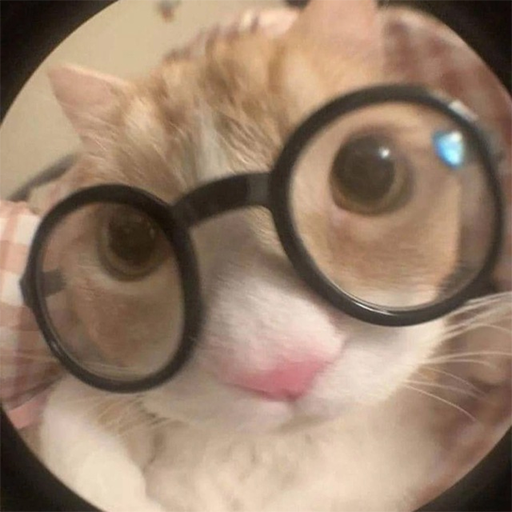
//> input picture cat.png, 512 x 512 px
$ ./noi_est   (built with g++ and OpenCV 4)
//> lines starting //> are read from the running program, lines starting //| are printed output that depends on the picture; after the words box and inside, x2 and y2 are one past the last pixel; in counts of white or black regions, pixels touching at a corner belong together
#include <iostream>
#include <vector>
#include <opencv2/opencv.hpp>

class NoiEst{
private:
  cv::Mat image_32f_;
  int amount_;
  std::vector<cv::Mat> ensemble_;

  float thresh_ = 0.5;
  float max_val_ = 1.0;

  cv::Mat ens_mean_;
  cv::Mat noise_map_;
  cv::Mat noise_hist_;
  cv::Mat noise_;
  cv::Mat roi_;
  cv::Mat n_low_;
  cv::Mat n_high_;
  cv::Mat m_low_;
  cv::Mat m_high_;
  cv::Mat rn_low_;
  cv::Mat rn_high_;
  cv::Mat rm_low_;
  cv::Mat rm_high_;
  cv::Mat r_low_;
  cv::Mat r_high_;
  cv::Mat nps_low_;
  cv::Mat nps_high_;
  cv::Mat nps_low_r_;
  cv::Mat nps_high_r_;

public:
  NoiEst(cv::Mat image_32f, std::vector<cv::Mat> ensemble, int amount);
  ~NoiEst();

  cv::Mat mat2gray(const cv::Mat& image);
  void EnsembleMean();
  void CreateNoiseMap();
  void ImageNoise();
  cv::Mat RoundRoi(const cv::Mat& image_32f);
  void OrigRoi();
  void NoiseHist();
  void LowNoiseMask();
  void HighNoiseMask();
  void LowNoise();
  void HighNoise();

  const cv::Mat CrossCorrelation(const cv::Mat& image1, const cv::Mat& image2);
  void LowNoiseCorrelation();
  void LowMaskCorrelation();
  void HighNoiseCorrelation();
  void HighMaskCorrelation();

  const cv::Mat AutoCorrelation(const cv::Mat& noise, const cv::Mat& mask);
  void LowCorrelation();
  void HighCorrelation();

  const cv::Mat Dft(const cv::Mat& image_32f);
  void LowDft();
  void HighDft();

  const cv::Mat RadialPlot(const cv::Mat& image);
  void LowNps();
  void HighNps();

  const void Calculate();

  const void Show(const cv::Mat& image, const std::string& name);
  const void Save(const cv::Mat& image, const std::string& name);

  const void DefaultSave();
};

NoiEst::NoiEst(cv::Mat image_32f, std::vector<cv::Mat> ensemble, int amount) {
  image_32f_ = image_32f;
  ensemble_ = ensemble;
  amount_ = amount;
}

NoiEst::~NoiEst() {
  ens_mean_.release();
  noise_map_.release();
  noise_hist_.release();
  noise_.release();
  roi_.release();
  n_low_.release();
  n_high_.release();
  m_low_.release();
  m_high_.release();
  rn_low_.release();
  rn_high_.release();
  rm_low_.release();
  rm_high_.release();
  r_low_.release();
  r_high_.release();
  nps_low_.release();
  nps_high_.release();
  nps_low_r_.release();
  nps_high_r_.release();
}

void NoiEst::EnsembleMean() {
  cv::Mat ensemble_sum = cv::Mat::zeros(image_32f_.size(), CV_32FC1);
  cv::Mat ensemble_mean = cv::Mat::zeros(image_32f_.size(), CV_32FC1);

  for (int i = 1; i < amount_; i += 1) {
    cv::Mat img_32f;
    ensemble_[i].convertTo(img_32f, CV_32FC1);
    ensemble_sum += img_32f;
  }

  ensemble_mean = ensemble_sum.clone();

  ensemble_mean /= (amount_ - 1);

  ens_mean_ = ensemble_mean;
}

cv::Mat NoiEst::mat2gray(const cv::Mat& image) {
  cv::Mat dst = image.clone();
  normalize(image, dst, 0.0, 1.0, cv::NORM_MINMAX);
  return dst;
}

void NoiEst::CreateNoiseMap() {
  cv::Mat sum = cv::Mat::zeros(ens_mean_.size(), ens_mean_.type());

  for (int i = 1; i < ensemble_.size(); i += 1) {
    cv::Mat square = cv::Mat::zeros(ens_mean_.size(), ens_mean_.type());
    cv::multiply((ensemble_[i] - ens_mean_), (ensemble_[i] - ens_mean_), square);
    sum += square;
  }

  cv::Mat divided = cv::Mat::zeros(ens_mean_.size(), ens_mean_.type());
  cv::divide(sum, ensemble_.size() - 2, divided);

  cv::Mat sigma;
  cv::sqrt(divided, sigma);

  noise_map_ = mat2gray(sigma);
}

void NoiEst::NoiseHist() {
  cv::Mat image_8bit;

  cv::Mat scaled_image;
  cv::normalize(noise_map_, scaled_image, 0, 255, cv::NORM_MINMAX, CV_8UC1);
  scaled_image.convertTo(image_8bit, CV_8UC1);

  int hist_size = 256;
  float range[] = { 0, 256};
  const float* hist_range = { range };
  bool uniform = true, accumulate = false;

  cv::Mat hist;
  cv::calcHist(&image_8bit, 1, 0, cv::Mat(), hist, 1, &hist_size, &hist_range, uniform, accumulate);

  int hist_w = 400;
  int hist_h = 255;
  int bin_w = cvRound((double)hist_w / hist_size);

  cv::Mat hist_img(hist_h, hist_w, CV_8UC1, cv::Scalar(0, 0, 0));

  normalize(hist, hist, 0, hist_img.rows, cv::NORM_MINMAX);

  for (int i = 1; i < hist_size; i += 1) {
    cv::line(hist_img, cv::Point(bin_w * (i - 1), hist_h - cvRound(hist.at<float>(i - 1))),
      cv::Point(bin_w * (i), hist_h - cvRound(hist.at<float>(i))),
      cv::Scalar(255, 0, 0), 2, 8, 0);
  }

  noise_hist_ = hist_img;
}

void NoiEst::ImageNoise() {
  cv::Mat noise = cv::Mat::zeros(image_32f_.size(), CV_8U);
  cv::Mat img_8bit, ens_8bit, noise_8bit;

  image_32f_.convertTo(img_8bit, CV_8U);
  ens_mean_.convertTo(ens_8bit, CV_8U);

  cv::subtract(img_8bit, ens_8bit, noise_8bit);
  noise_8bit.convertTo(noise, CV_32FC1);

  noise_ = noise;
}

cv::Mat NoiEst::RoundRoi(const cv::Mat& image_32f) {
  cv::Mat image;
  image_32f.convertTo(image, CV_8U);
  cv::Mat out_circle = cv::Mat::zeros(image.size(), image.type());
  cv::Mat in_circle = cv::Mat::zeros(image.size(), image.type());
  cv::Mat mask = cv::Mat::zeros(image.size(), image.type());

  cv::Mat roi_img_8bit = cv::Mat::zeros(image.size(), image.type());
  cv::Mat roi_img = cv::Mat::zeros(image_32f_.size(), image_32f_.type());

  double r_out = 60;
  double r_in = 10;

  cv::circle(out_circle, cv::Point(mask.cols / 2, mask.rows / 2), r_out, (255, 255, 255), cv::FILLED);
  cv::circle(in_circle, cv::Point(mask.cols / 2, mask.rows / 2), r_in, (255, 255, 255), cv::FILLED);

  cv::subtract(out_circle, in_circle, mask);

  image.copyTo(roi_img_8bit, mask);
  roi_img_8bit.convertTo(roi_img, CV_32FC1);

  return roi_img;
}

void NoiEst::OrigRoi() {
  roi_ = RoundRoi(noise_);
}

void NoiEst::LowNoiseMask() {
  cv::Mat thresh_mask_low;
  cv::Mat mask_low;
  cv::threshold(noise_map_, thresh_mask_low, thresh_, max_val_, cv::THRESH_BINARY_INV);

  mask_low = RoundRoi(thresh_mask_low);
  m_low_ = mask_low;
}

void NoiEst::HighNoiseMask() {
  cv::Mat thresh_mask_high;
  cv::Mat mask_high;
  cv::threshold(noise_map_, thresh_mask_high, thresh_, max_val_, cv::THRESH_BINARY);

  mask_high = RoundRoi(thresh_mask_high);
  m_high_ = mask_high;
}

void NoiEst::LowNoise() {
  cv::Mat thresh_mask_low;
  cv::threshold(noise_map_, thresh_mask_low, thresh_, max_val_, cv::THRESH_BINARY_INV);

  cv::Mat n_low = cv::Mat::zeros(image_32f_.size(), CV_32FC1);
  cv::multiply(roi_, thresh_mask_low, n_low);

  n_low_ = n_low;
}

void NoiEst::HighNoise() {
  cv::Mat thresh_mask_high;
  cv::threshold(noise_map_, thresh_mask_high, thresh_, max_val_, cv::THRESH_BINARY);

  cv::Mat n_high = cv::Mat::zeros(image_32f_.size(), CV_32FC1);
  cv::multiply(roi_, thresh_mask_high, n_high);

  n_high_ = n_high;
}

const cv::Mat NoiEst::CrossCorrelation(const cv::Mat& image1, const cv::Mat& image2) {
  CV_Assert(image1.size() == image2.size());

  cv::Mat result(image1.size(), CV_32FC1, cv::Scalar(0));

  cv::Mat kernel;
  cv::flip(image2, kernel, -1);

  cv::filter2D(image1, result, -1, kernel, cv::Point(-1, -1), 0, cv::BORDER_CONSTANT);

  return result;
}

void NoiEst::LowNoiseCorrelation() {
  rn_low_ = CrossCorrelation(n_low_, noise_);
}

void NoiEst::HighNoiseCorrelation() {
  rn_high_ = CrossCorrelation(n_high_, noise_);
}

void NoiEst::LowMaskCorrelation() {
  rm_low_ = CrossCorrelation(m_low_, m_low_);
}

void NoiEst::HighMaskCorrelation() {
  rm_high_ = CrossCorrelation(m_high_, m_high_);
}

const cv::Mat NoiEst::AutoCorrelation(const cv::Mat& noise, const cv::Mat& mask) {
  cv::Mat scaled_rn;
  cv::normalize(noise, scaled_rn, 0, 255, cv::NORM_MINMAX, CV_8UC1);

  cv::Mat scaled_rm;
  cv::normalize(mask, scaled_rm, 0, 255, cv::NORM_MINMAX, CV_8UC1);

  cv::Mat autocorr = scaled_rn;
  autocorr /= scaled_rm;

  return autocorr;
}

void NoiEst::LowCorrelation() {
  r_low_ = AutoCorrelation(rn_low_, rm_low_);
}

void NoiEst::HighCorrelation() {
  r_high_ = AutoCorrelation(rn_high_, rm_high_);
}

const cv::Mat NoiEst::Dft(const cv::Mat& image_32f) {
  cv::Mat norm_image_32f;
  cv::Mat image;
  norm_image_32f = mat2gray(image_32f);
  norm_image_32f.convertTo(image, CV_8UC1);
  cv::Size dft_size;

  dft_size.width = cv::getOptimalDFTSize(image.cols);
  dft_size.height = cv::getOptimalDFTSize(image.rows);

  cv::Mat padded;
  copyMakeBorder(image, padded, 0, dft_size.height - image.rows, 0, dft_size.width - image.cols, cv::BORDER_CONSTANT, cv::Scalar::all(0));

  cv::Mat planes[] = { cv::Mat_<float>(padded), cv::Mat::zeros(padded.size(), CV_32F) };
  cv::Mat complex_img;
  cv::merge(planes, 2, complex_img);

  cv::dft(complex_img, complex_img);
  cv::split(complex_img, planes);
  cv::magnitude(planes[0], planes[1], planes[0]);
  cv::Mat mag_img = planes[0];

  mag_img += cv::Scalar::all(1);
  cv::log(mag_img, mag_img);

  mag_img = mag_img(cv::Rect(0, 0, mag_img.cols & -2, mag_img.rows & -2));

  int cx = mag_img.cols / 2;
  int cy = mag_img.rows / 2;
  cv::Mat q0(mag_img, cv::Rect(0, 0, cx, cy));
  cv::Mat q1(mag_img, cv::Rect(cx, 0, cx, cy));
  cv::Mat q2(mag_img, cv::Rect(0, cy, cx, cy));
  cv::Mat q3(mag_img, cv::Rect(cx, cy, cx, cy));

  cv::Mat tmp;
  q0.copyTo(tmp);
  q3.copyTo(q0);
  tmp.copyTo(q3);

  q1.copyTo(tmp);
  q2.copyTo(q1);
  tmp.copyTo(q2);

  cv::normalize(mag_img, mag_img, 0, 1, cv::NORM_MINMAX);
  cv::Mat roi_mag = RoundRoi(mag_img);
  return mag_img;
}

void NoiEst::LowDft() {
  nps_low_ = Dft(r_low_);
}

void NoiEst::HighDft() {
  nps_high_ = Dft(r_high_);
}

const cv::Mat NoiEst::RadialPlot(const cv::Mat& image) {
  cv::Mat nps_hist = cv::Mat::zeros(1, image.cols, CV_32FC1);
  int width = image.cols;
  int height = image.rows;

  int x_center = width / 2;
  int y_center = height / 2;

  cv::Mat nps = nps_hist;

  for (int x = 0; x < height; x += 1) {
    for (int y = 0; y < width; y += 1) {
      int r = std::sqrt(std::abs(x_center - x) * std::abs(x_center - x) + std::abs(y_center - y) * std::abs(y_center - y));
      float nps_val = image.at<float>(cv::Point(x, y));
      nps.at<float>(r) += nps_val;
    }
  }

  int hist_w = 400;
  int hist_h = 255;
  int hist_size = image.cols / 2;
  int bin_w = cvRound((float)hist_w / hist_size);

  normalize(nps, nps, 0, 255, cv::NORM_MINMAX);
  cv::Mat nps_hist_img(hist_h, hist_w, CV_8UC1, cv::Scalar(0, 0, 0));

  for (int i = 1; i < hist_size; i += 1) {
    cv::line(nps_hist_img, cv::Point(bin_w * (i - 1), hist_h - cvRound(nps.at<float>(i - 1))),
      cv::Point(bin_w * (i), hist_h - cvRound(nps.at<float>(i))),
      cv::Scalar(255, 0, 0), 2, 8, 0);
  }

  return nps_hist_img;
}

void NoiEst::LowNps() {
  nps_low_r_ = RadialPlot(nps_low_);
}

void NoiEst::HighNps() {
  nps_high_r_ = RadialPlot(nps_high_);
}

const void NoiEst::Calculate() {
  EnsembleMean();
  CreateNoiseMap();
  ImageNoise();
  OrigRoi();
  NoiseHist();
  LowNoiseMask();
  HighNoiseMask();
  LowNoise();
  HighNoise();

  LowNoiseCorrelation();
  LowMaskCorrelation();
  HighNoiseCorrelation();
  HighMaskCorrelation();

  LowCorrelation();
  HighCorrelation();

  LowDft();
  HighDft();

  LowNps();
  HighNps();
}

const void NoiEst::Show(const cv::Mat& image, const std::string& name) {
  cv::Mat scaled_image;
  cv::normalize(image, scaled_image, 0, 255, cv::NORM_MINMAX, CV_8UC1);

  cv::Mat output_image;
  scaled_image.convertTo(output_image, CV_8UC1);

  cv::imshow(name, output_image);
}

const void NoiEst::Save(const cv::Mat& image, const std::string& name) {
  cv::Mat scaled_image;
  cv::normalize(image, scaled_image, 0, 255, cv::NORM_MINMAX, CV_8UC1);

  cv::Mat output_image;
  scaled_image.convertTo(output_image, CV_8UC1);

  std::string file_name = name + ".png";

  cv::imwrite(file_name, output_image);
}

const void NoiEst::DefaultSave() {
  Save(image_32f_, "source_img");
  Save(noise_hist_, "noise_hist");
  Save(noise_map_, "noise_map");
  Save(ens_mean_, "ens_mean");
  Save(noise_, "noise");
  Save(roi_, "roi");
  Save(n_low_, "n'_low");
  Save(n_high_, "n'_high");
  Save(rn_low_, "rn_low");
  Save(rn_high_, "rn_high");
  Save(m_low_, "m_low");
  Save(m_high_, "m_high");
  Save(rm_low_, "rm_low");
  Save(rm_high_, "rm_high");
  Save(r_low_, "r_low");
  Save(r_high_, "r_high");
  Save(nps_low_, "nps_low");
  Save(nps_high_, "nps_high");
  Save(nps_low_r_, "nps_low_r");
  Save(nps_high_r_, "nps_high_r");
}

cv::Mat AddRandomNoise(cv::Mat image, float noise_intensity) {
  cv::Mat noise(image.size(), image.type());
  cv::randn(noise, noise_intensity, 2 * noise_intensity);

  image += noise;
  return image;
}

std::vector<cv::Mat> CreateEnsemble(const cv::Mat& image, const int& amount) {
  std::vector<cv::Mat> noisy_images;

  float intense = 50.0;

  for (int i = 0; i < amount; i += 1) {
    cv::Mat noisy_image = cv::Mat::zeros(image.size(), CV_32FC1);
    image.copyTo(noisy_image);

    noisy_image = AddRandomNoise(noisy_image, intense);
    noisy_images.push_back(noisy_image);
  }

  return noisy_images;
};

int main() {
  cv::Mat image = cv::imread("cat.png", cv::IMREAD_GRAYSCALE);
//> image: 512 rows x 512 cols, CV_8UC1; min 8, max 243, mean 132.5
  cv::Mat image_32f = cv::Mat::zeros(image.size(), CV_32FC1);
  image.convertTo(image_32f, CV_32FC1);

  const int amount = 21;
  std::vector<cv::Mat> ensemble = std::move(CreateEnsemble(image_32f, amount));
  image_32f = ensemble[0];

  NoiEst alg = NoiEst(image_32f, ensemble, amount);
  alg.Calculate();
//> after the loop in EnsembleMean, `for (int i = 1; i < amount_; i += 1)`:
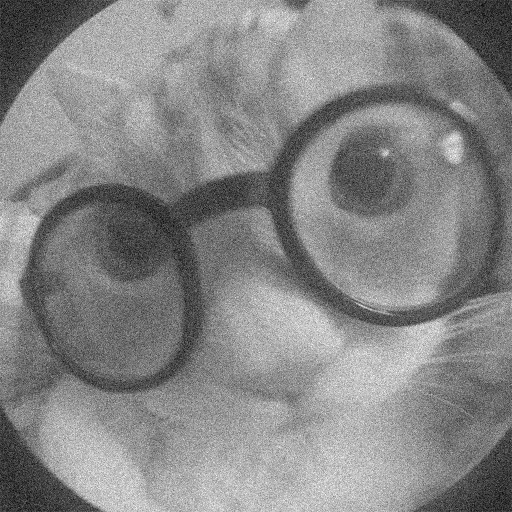
//> ensemble_sum: 512 rows x 512 cols, CV_32FC1; min -208.9, max 7112.6, mean 3650.5; drawn with min black and max white
//> the loop in CreateNoiseMap, `for (int i = 1; i < ensemble_.size(); i += 1)` made 20 passes
//> after the loop in CreateNoiseMap, `for (int i = 1; i < ensemble_.size(); i += 1)`:
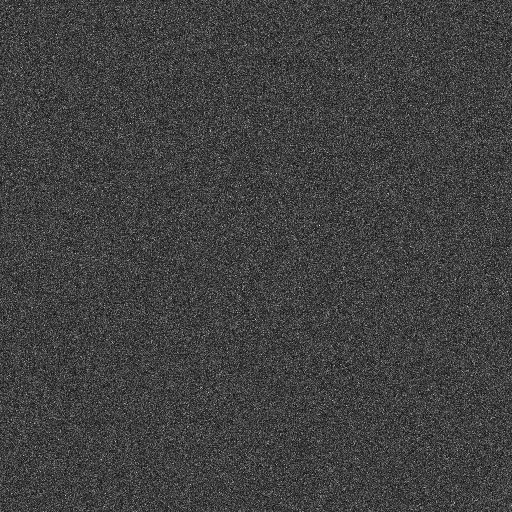
//> sum: 512 rows x 512 cols, CV_32FC1; min 25832.3, max 669740.6, mean 189902.2; drawn with min black and max white
//> in RoundRoi, `cv::circle(out_circle, cv::Point(mask.cols / 2, mask.rows / 2), r_out,..`:
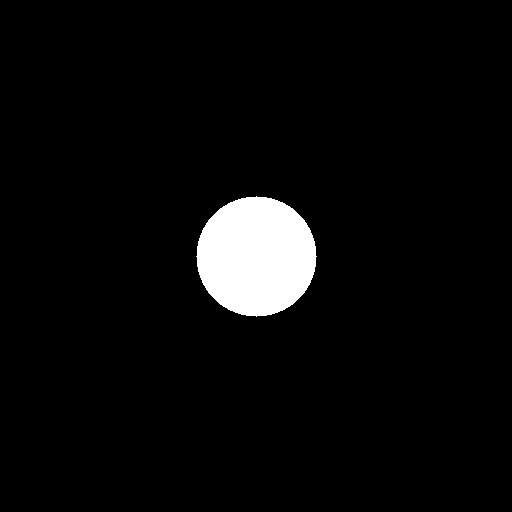
//> out_circle: 512 rows x 512 cols, CV_8UC1; 4.3% white; 1 white region, box (x1, y1, x2, y2) and area: (196, 196, 317, 317) 11289
//> in RoundRoi, `cv::circle(in_circle, cv::Point(mask.cols / 2, mask.rows / 2), r_in, (..`: in_circle: 512 rows x 512 cols, CV_8UC1; 0.12% white; 1 white region, box (x1, y1, x2, y2) and area: (246, 246, 267, 267) 317
//> after the loop in NoiseHist, `for (int i = 1; i < hist_size; i += 1)`:
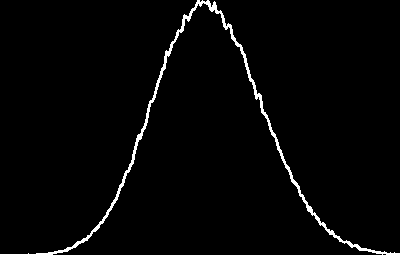
//> hist_img: 255 rows x 400 cols, CV_8UC1; 2.1% white; 1 white region, box (x1, y1, x2, y2) and area: (0, 0, 400, 255) 2139
//> in RoundRoi (call 2), `image_32f.convertTo(image, CV_8U);`:
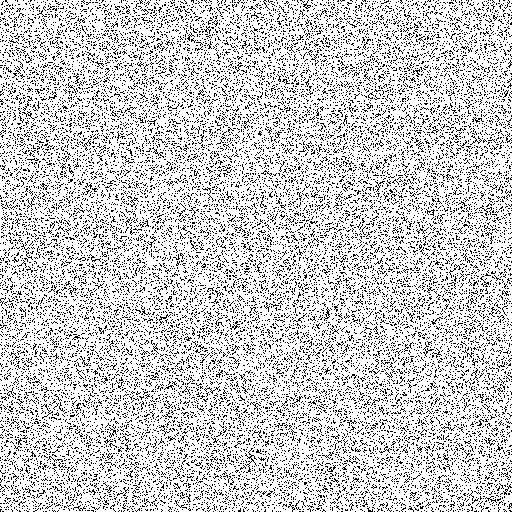
//> image: 512 rows x 512 cols, CV_8UC1; values 0 (black) and 1 (white), 80.3% white; black in thin lines or dots
//> in RoundRoi (call 2), `image.copyTo(roi_img_8bit, mask);`: roi_img_8bit: 512 rows x 512 cols, CV_8UC1; values 0 (black) and 1 (white), 3.3% white; 1 white region, box (x1, y1, x2, y2) and area: (196, 196, 317, 317) 8779
//> in RoundRoi (call 3), `image_32f.convertTo(image, CV_8U);`: image: 512 rows x 512 cols, CV_8UC1; values 0 (black) and 1 (white), 19.7% white in thin lines or dots
//> in RoundRoi (call 3), `image.copyTo(roi_img_8bit, mask);`: roi_img_8bit: 512 rows x 512 cols, CV_8UC1; values 0 (black) and 1 (white), 0.84% white in thin lines or dots, all inside (x1, y1, x2, y2) = (197, 197, 316, 316)
//> in CrossCorrelation (call 2), `cv::flip(image2, kernel, -1);`: kernel: 512 rows x 512 cols, CV_32FC1; values 0 (black) and 1 (white), 3.3% white; 1 white region, box (x1, y1, x2, y2) and area: (195, 195, 316, 316) 8779
//> in CrossCorrelation (call 3), `cv::filter2D(image1, result, -1, kernel, cv::Point(-1, -1), 0, cv::BOR..`:
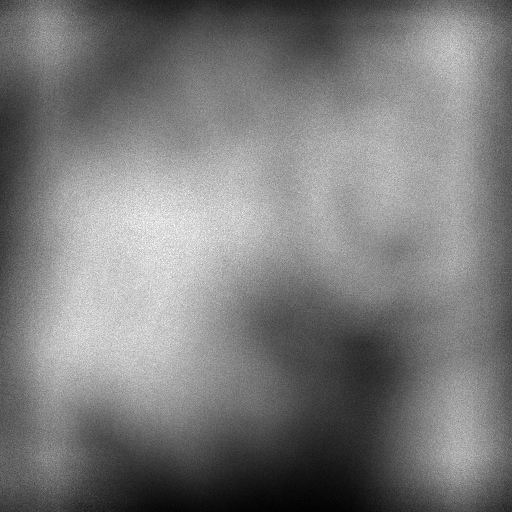
//> result: 512 rows x 512 cols, CV_32FC1; min 74790, max 2636780, mean 1312027.1; drawn with min black and max white
//> in CrossCorrelation (call 4), `cv::flip(image2, kernel, -1);`: kernel: 512 rows x 512 cols, CV_32FC1; values 0 (black) and 1 (white), 0.84% white in thin lines or dots, all inside (x1, y1, x2, y2) = (196, 196, 315, 315)
//> in AutoCorrelation, `autocorr /= scaled_rm;`:
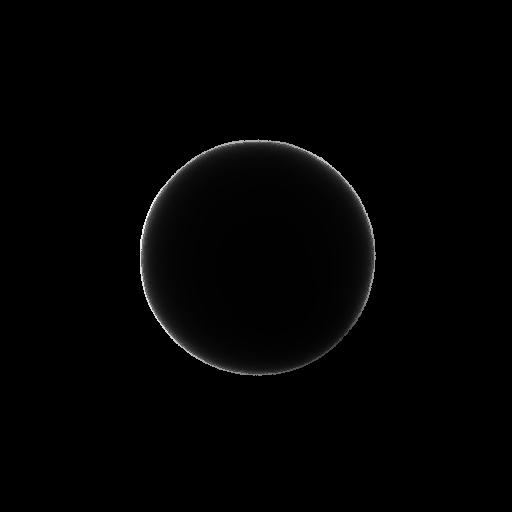
//> autocorr: 512 rows x 512 cols, CV_8UC1; min 0, max 249, mean 2.4
//> after the loop in RadialPlot, `for (int x = 0; x < height; x += 1)`: nps = 512 values, max 537 at index 254, min 0 at index 363, mean 208.8; nps_hist has the same summary as nps
//> in RadialPlot, `normalize(nps, nps, 0, 255, cv::NORM_MINMAX);`: nps = 512 values, max 255 at index 254, min 0 at index 363, mean 99.15; nps_hist has the same summary as nps
  alg.DefaultSave();
  return 0;
}
